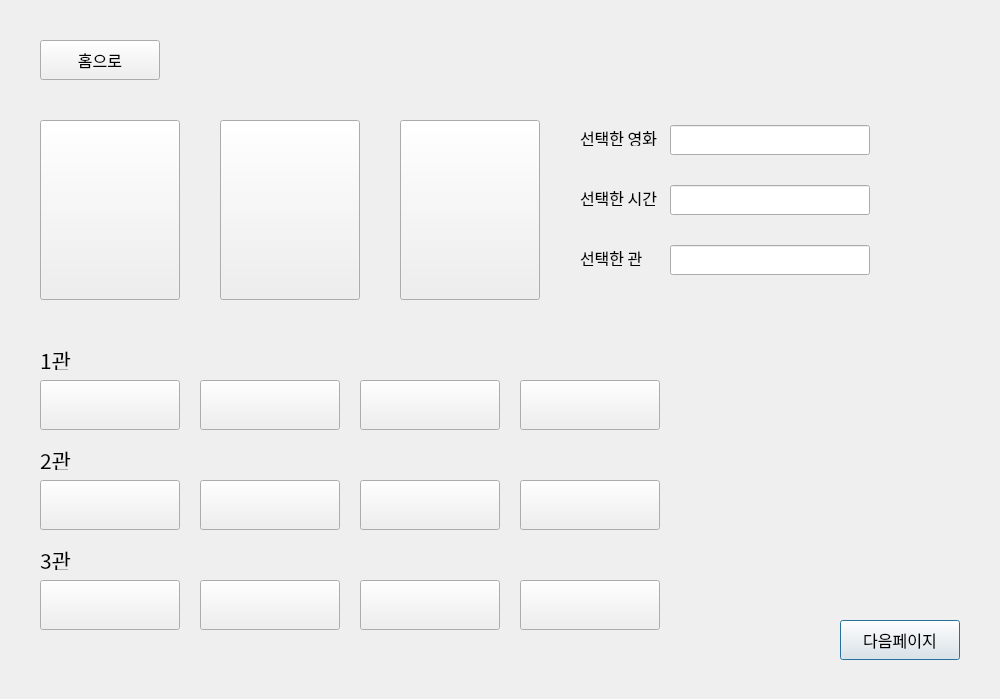
<?xml version="1.0" encoding="UTF-8"?>
<ui version="4.0">
 <class>Dialog</class>
 <widget class="QDialog" name="Dialog">
  <property name="geometry">
   <rect>
    <x>0</x>
    <y>0</y>
    <width>1000</width>
    <height>699</height>
   </rect>
  </property>
  <property name="windowTitle">
   <string>Dialog</string>
  </property>
  <widget class="QPushButton" name="btn_next">
   <property name="geometry">
    <rect>
     <x>840</x>
     <y>620</y>
     <width>120</width>
     <height>40</height>
    </rect>
   </property>
   <property name="font">
    <font>
     <family>NanumGothic</family>
     <pointsize>12</pointsize>
    </font>
   </property>
   <property name="text">
    <string>다음페이지</string>
   </property>
  </widget>
  <widget class="QPushButton" name="btn_movie1">
   <property name="geometry">
    <rect>
     <x>40</x>
     <y>120</y>
     <width>140</width>
     <height>180</height>
    </rect>
   </property>
   <property name="text">
    <string/>
   </property>
  </widget>
  <widget class="QPushButton" name="btn_gohome">
   <property name="geometry">
    <rect>
     <x>40</x>
     <y>40</y>
     <width>120</width>
     <height>40</height>
    </rect>
   </property>
   <property name="font">
    <font>
     <family>NanumGothic</family>
     <pointsize>12</pointsize>
    </font>
   </property>
   <property name="text">
    <string>홈으로</string>
   </property>
  </widget>
  <widget class="QPushButton" name="btn_movie2">
   <property name="geometry">
    <rect>
     <x>220</x>
     <y>120</y>
     <width>140</width>
     <height>180</height>
    </rect>
   </property>
   <property name="text">
    <string/>
   </property>
  </widget>
  <widget class="QPushButton" name="btn_movie3">
   <property name="geometry">
    <rect>
     <x>400</x>
     <y>120</y>
     <width>140</width>
     <height>180</height>
    </rect>
   </property>
   <property name="text">
    <string/>
   </property>
  </widget>
  <widget class="QPushButton" name="btn_2time4">
   <property name="geometry">
    <rect>
     <x>520</x>
     <y>480</y>
     <width>140</width>
     <height>50</height>
    </rect>
   </property>
   <property name="font">
    <font>
     <family>NanumGothic</family>
     <pointsize>12</pointsize>
    </font>
   </property>
   <property name="text">
    <string/>
   </property>
  </widget>
  <widget class="QPushButton" name="btn_1time1">
   <property name="geometry">
    <rect>
     <x>40</x>
     <y>380</y>
     <width>140</width>
     <height>50</height>
    </rect>
   </property>
   <property name="font">
    <font>
     <family>NanumGothic</family>
     <pointsize>12</pointsize>
    </font>
   </property>
   <property name="text">
    <string/>
   </property>
  </widget>
  <widget class="QPushButton" name="btn_2time1">
   <property name="geometry">
    <rect>
     <x>40</x>
     <y>480</y>
     <width>140</width>
     <height>50</height>
    </rect>
   </property>
   <property name="font">
    <font>
     <family>NanumGothic</family>
     <pointsize>12</pointsize>
    </font>
   </property>
   <property name="text">
    <string/>
   </property>
  </widget>
  <widget class="QPushButton" name="btn_1time2">
   <property name="geometry">
    <rect>
     <x>200</x>
     <y>380</y>
     <width>140</width>
     <height>50</height>
    </rect>
   </property>
   <property name="font">
    <font>
     <family>NanumGothic</family>
     <pointsize>12</pointsize>
    </font>
   </property>
   <property name="text">
    <string/>
   </property>
  </widget>
  <widget class="QLabel" name="three">
   <property name="geometry">
    <rect>
     <x>40</x>
     <y>550</y>
     <width>71</width>
     <height>20</height>
    </rect>
   </property>
   <property name="font">
    <font>
     <family>NanumGothic</family>
     <pointsize>16</pointsize>
    </font>
   </property>
   <property name="text">
    <string>3관</string>
   </property>
  </widget>
  <widget class="QPushButton" name="btn_1time3">
   <property name="geometry">
    <rect>
     <x>360</x>
     <y>380</y>
     <width>140</width>
     <height>50</height>
    </rect>
   </property>
   <property name="font">
    <font>
     <family>NanumGothic</family>
     <pointsize>12</pointsize>
    </font>
   </property>
   <property name="text">
    <string/>
   </property>
  </widget>
  <widget class="QPushButton" name="btn_2time2">
   <property name="geometry">
    <rect>
     <x>200</x>
     <y>480</y>
     <width>140</width>
     <height>50</height>
    </rect>
   </property>
   <property name="font">
    <font>
     <family>NanumGothic</family>
     <pointsize>12</pointsize>
    </font>
   </property>
   <property name="text">
    <string/>
   </property>
  </widget>
  <widget class="QPushButton" name="btn_3time4">
   <property name="geometry">
    <rect>
     <x>520</x>
     <y>580</y>
     <width>140</width>
     <height>50</height>
    </rect>
   </property>
   <property name="font">
    <font>
     <family>NanumGothic</family>
     <pointsize>12</pointsize>
    </font>
   </property>
   <property name="text">
    <string/>
   </property>
  </widget>
  <widget class="QPushButton" name="btn_3time3">
   <property name="geometry">
    <rect>
     <x>360</x>
     <y>580</y>
     <width>140</width>
     <height>50</height>
    </rect>
   </property>
   <property name="font">
    <font>
     <family>NanumGothic</family>
     <pointsize>12</pointsize>
    </font>
   </property>
   <property name="text">
    <string/>
   </property>
  </widget>
  <widget class="QPushButton" name="btn_3time1">
   <property name="geometry">
    <rect>
     <x>40</x>
     <y>580</y>
     <width>140</width>
     <height>50</height>
    </rect>
   </property>
   <property name="font">
    <font>
     <family>NanumGothic</family>
     <pointsize>12</pointsize>
    </font>
   </property>
   <property name="text">
    <string/>
   </property>
  </widget>
  <widget class="QPushButton" name="btn_3time2">
   <property name="geometry">
    <rect>
     <x>200</x>
     <y>580</y>
     <width>140</width>
     <height>50</height>
    </rect>
   </property>
   <property name="font">
    <font>
     <family>NanumGothic</family>
     <pointsize>12</pointsize>
    </font>
   </property>
   <property name="text">
    <string/>
   </property>
  </widget>
  <widget class="QLabel" name="one">
   <property name="geometry">
    <rect>
     <x>40</x>
     <y>350</y>
     <width>71</width>
     <height>20</height>
    </rect>
   </property>
   <property name="font">
    <font>
     <family>NanumGothic</family>
     <pointsize>16</pointsize>
    </font>
   </property>
   <property name="text">
    <string>1관</string>
   </property>
  </widget>
  <widget class="QPushButton" name="btn_2time3">
   <property name="geometry">
    <rect>
     <x>360</x>
     <y>480</y>
     <width>140</width>
     <height>50</height>
    </rect>
   </property>
   <property name="font">
    <font>
     <family>NanumGothic</family>
     <pointsize>12</pointsize>
    </font>
   </property>
   <property name="text">
    <string/>
   </property>
  </widget>
  <widget class="QLabel" name="two">
   <property name="geometry">
    <rect>
     <x>40</x>
     <y>450</y>
     <width>71</width>
     <height>20</height>
    </rect>
   </property>
   <property name="font">
    <font>
     <family>NanumGothic</family>
     <pointsize>16</pointsize>
    </font>
   </property>
   <property name="text">
    <string>2관</string>
   </property>
  </widget>
  <widget class="QPushButton" name="btn_1time4">
   <property name="geometry">
    <rect>
     <x>520</x>
     <y>380</y>
     <width>140</width>
     <height>50</height>
    </rect>
   </property>
   <property name="font">
    <font>
     <family>NanumGothic</family>
     <pointsize>12</pointsize>
    </font>
   </property>
   <property name="text">
    <string/>
   </property>
  </widget>
  <widget class="QLabel" name="name_movie1">
   <property name="geometry">
    <rect>
     <x>40</x>
     <y>320</y>
     <width>140</width>
     <height>25</height>
    </rect>
   </property>
   <property name="font">
    <font>
     <family>NanumGothic</family>
     <pointsize>12</pointsize>
    </font>
   </property>
   <property name="text">
    <string/>
   </property>
   <property name="alignment">
    <set>Qt::AlignCenter</set>
   </property>
  </widget>
  <widget class="QLabel" name="name_movie2">
   <property name="geometry">
    <rect>
     <x>220</x>
     <y>320</y>
     <width>140</width>
     <height>25</height>
    </rect>
   </property>
   <property name="font">
    <font>
     <family>NanumGothic</family>
     <pointsize>12</pointsize>
    </font>
   </property>
   <property name="text">
    <string/>
   </property>
   <property name="alignment">
    <set>Qt::AlignCenter</set>
   </property>
  </widget>
  <widget class="QLabel" name="name_movie3">
   <property name="geometry">
    <rect>
     <x>400</x>
     <y>320</y>
     <width>140</width>
     <height>25</height>
    </rect>
   </property>
   <property name="font">
    <font>
     <family>NanumGothic</family>
     <pointsize>12</pointsize>
    </font>
   </property>
   <property name="text">
    <string/>
   </property>
   <property name="alignment">
    <set>Qt::AlignCenter</set>
   </property>
  </widget>
  <widget class="QLineEdit" name="input_moviename">
   <property name="geometry">
    <rect>
     <x>670</x>
     <y>125</y>
     <width>200</width>
     <height>30</height>
    </rect>
   </property>
   <property name="font">
    <font>
     <family>NanumGothic</family>
     <pointsize>12</pointsize>
    </font>
   </property>
   <property name="readOnly">
    <bool>true</bool>
   </property>
  </widget>
  <widget class="QLineEdit" name="input_movietime">
   <property name="geometry">
    <rect>
     <x>670</x>
     <y>185</y>
     <width>200</width>
     <height>30</height>
    </rect>
   </property>
   <property name="font">
    <font>
     <family>NanumGothic</family>
     <pointsize>12</pointsize>
    </font>
   </property>
   <property name="readOnly">
    <bool>true</bool>
   </property>
  </widget>
  <widget class="QLabel" name="label">
   <property name="geometry">
    <rect>
     <x>580</x>
     <y>130</y>
     <width>91</width>
     <height>16</height>
    </rect>
   </property>
   <property name="font">
    <font>
     <family>NanumGothic</family>
     <pointsize>12</pointsize>
    </font>
   </property>
   <property name="text">
    <string>선택한 영화</string>
   </property>
  </widget>
  <widget class="QLabel" name="label_2">
   <property name="geometry">
    <rect>
     <x>580</x>
     <y>190</y>
     <width>91</width>
     <height>16</height>
    </rect>
   </property>
   <property name="font">
    <font>
     <family>NanumGothic</family>
     <pointsize>12</pointsize>
    </font>
   </property>
   <property name="text">
    <string>선택한 시간</string>
   </property>
  </widget>
  <widget class="QLabel" name="label_3">
   <property name="geometry">
    <rect>
     <x>580</x>
     <y>250</y>
     <width>91</width>
     <height>16</height>
    </rect>
   </property>
   <property name="font">
    <font>
     <family>NanumGothic</family>
     <pointsize>12</pointsize>
    </font>
   </property>
   <property name="text">
    <string>선택한 관</string>
   </property>
  </widget>
  <widget class="QLineEdit" name="input_theater">
   <property name="geometry">
    <rect>
     <x>670</x>
     <y>245</y>
     <width>200</width>
     <height>30</height>
    </rect>
   </property>
   <property name="font">
    <font>
     <family>NanumGothic</family>
     <pointsize>12</pointsize>
    </font>
   </property>
   <property name="readOnly">
    <bool>true</bool>
   </property>
  </widget>
 </widget>
 <resources/>
 <connections/>
</ui>
